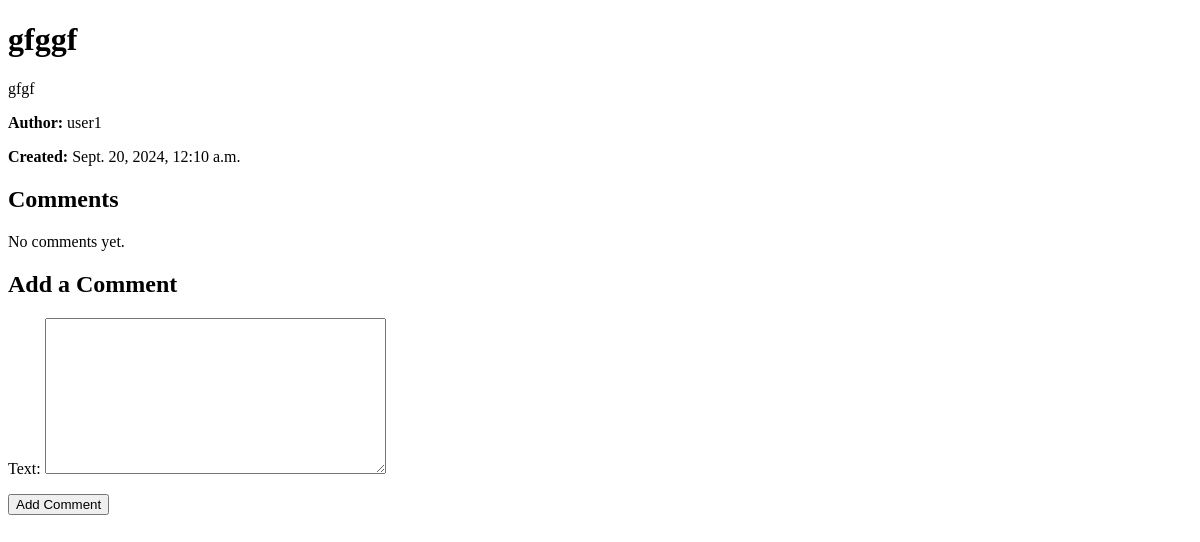
Page /5/ (signed in) on the earlier database version.
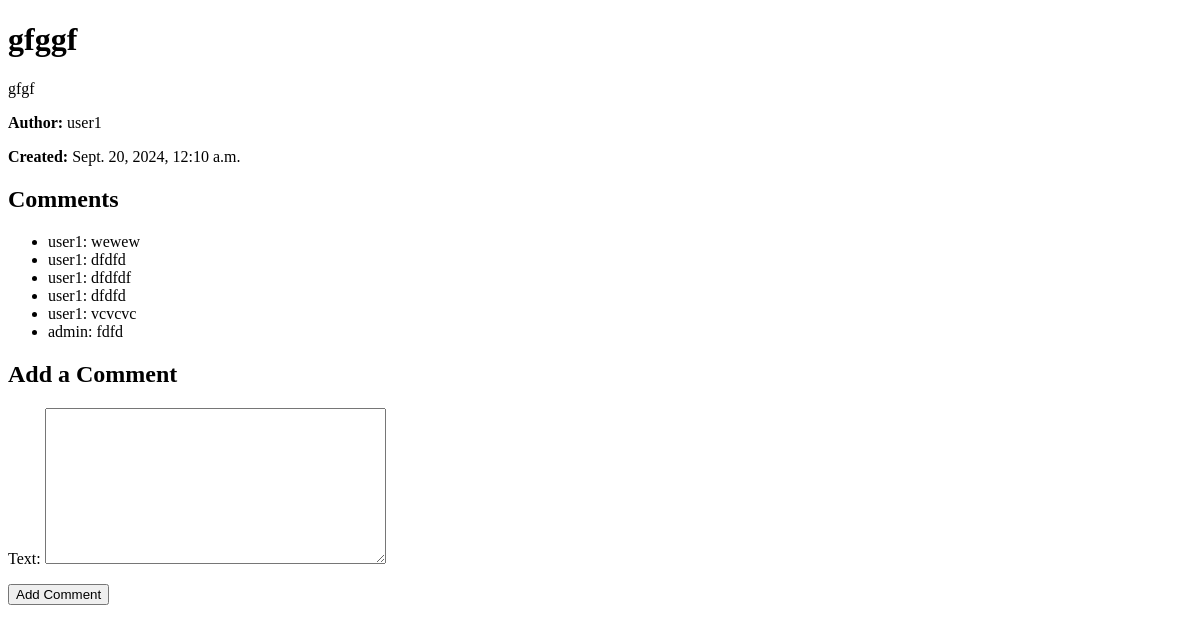
Same page on the later database version.
### blog/models.py (models this page shows, shortened)
class Post(models.Model):
    title = models.CharField(max_length=100)
    content = models.TextField()
    author = models.ForeignKey(User, on_delete=models.CASCADE)
    created_at = models.DateTimeField(auto_now_add=True)
    updated_at = models.DateTimeField(auto_now=True)

class Comment(models.Model):
    post = models.ForeignKey('Post', on_delete=models.CASCADE, related_name='comments')
    author = models.ForeignKey(User, on_delete=models.CASCADE)
    text = models.TextField()
    created_at = models.DateTimeField(auto_now_add=True)

### blog/views.py (the view)
# urls.py: path('<int:post_id>/', views.post_detail_view, name='post_detail'),
@login_required
def post_detail_view(request, post_id):
    post = get_object_or_404(Post, id=post_id)
    comments = post.comments.all()
    if request.method == 'POST':
        form = CommentForm(request.POST)
        if form.is_valid():
            comment = form.save(commit=False)
            comment.post = post
            comment.author = request.user
            comment.save()
            return redirect('post_detail', post_id=post.id)
    else:
        form = CommentForm()
    return render(request, 'blog/post_detail.html', {'post': post, 'form': form, 'comments': comments})

### blog/forms.py
class CommentForm(forms.ModelForm):
    class Meta:
        model = Comment
        fields = ['text']

### blog/templates/blog/post_detail.html (shortened to what this page needs)
<!DOCTYPE html>
<html>
<head>
</head>
<body>
    <h1>{{ post.title }}</h1>
    <p>{{ post.content }}</p>
    <p><strong>Author:</strong> {{ post.author }}</p>
    <p><strong>Created:</strong> {{ post.created_at }}</p>
    <h2>Comments</h2>
    {% if comments %}
        <ul>
            {% for comment in comments %}
                <li>{{ comment.author }}: {{ comment.text }}</li>
            {% endfor %}
        </ul>
    {% else %}
        <p>No comments yet.</p>
    {% endif %}
    <h2>Add a Comment</h2>
    <form method="post">
        {{ form.as_p }}
        <button type="submit">Add Comment</button>
    </form>
</body>
</html>

Differences in the rows shown:
added Comment: author "user1", text "wewew"
added Comment: author "user1", text "dfdfd"
added Comment: author "user1", text "dfdfdf"
added Comment: author "user1", text "dfdfd"
added Comment: author "user1", text "vcvcvc"
added Comment: author "admin", text "fdfd"
Other differences:
text no longer shown: "No comments yet."
